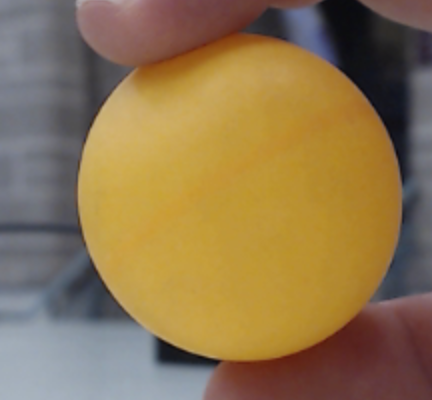
#> input picture src/ComputerVision/ball.png, 432 x 400 px, given in place of one.mp4, which was not available
$ python cvideo.py
#> lines starting #> are read from the running program, lines starting #| are printed output that depends on the picture; after the words box and inside, x2 and y2 are one past the last pixel; in counts of white or black regions, pixels touching at a corner belong together; pictures that were not available may be replaced by others from this repository, and a replacement may not be noted
import cv2
from collections import deque
import numpy as np
import argparse
import sys, argparse, imutils
from imutils.video import WebcamVideoStream, FPS
import time;

ap = argparse.ArgumentParser();
ap.add_argument(
    "-b",
    "--buffer",
    type = int,
    default = 32,
	help = "max buffer size")
args = vars(ap.parse_args())

# define the lower and upper boundaries of the "green"
# ball in the HSV color space, then initialize the
# list of tracked points
Orange1Upper = (30,256,300)
Orange1Lower = (5,169,150)
OrangeLower = (0,145,200)
OrangeUpper = (30,200,300)

# global variables
BLUE = [255,0,0]
GREEN = [0,255,0]
RED = [0,0,255]
BORDERWIDTH = 5
roiPts = []
inputeMode = True

# up/down travel variables
minMax = -1
rising = False
init = False

# ball state FSM
fsm = 0 # 0 - initial fall, 1 - rise, 2 - out of frame

# detect mode, will exit on return (successful or not)
detect = False

pts = deque(maxlen = args["buffer"])
counter = 0
(dX, dY) = (0,0)

vs= cv2.VideoCapture("one.mp4")
roiBox = None
roiHist = None
frame = vs.read()
fr_count=0;
start =0;
frames = FPS().start()


while(True and not (fsm != 0 and detect)):
    if(fr_count==0):
        start=time.time()
    # grab the current frame
    (grab,frame) = vs.read()
#> frame is the input picture: shape (400, 432, 3); mean B, G, R 79.3, 117.9, 142.3
    img = vs.read()
    frame = imutils.resize(frame, width=700)
#> frame: shape (648, 700, 3)
    # resize the frame, blur it, and convert it to the HSV
    # color space
    hsv = cv2.cvtColor(frame, cv2.COLOR_BGR2HSV)
#> hsv: shape (648, 700, 3); mean H, S, V 56.8, 113.5, 147.2

    # construct a mask for the color "green", then perform
    # a series of dilations and erosions to remove any small
    # blobs left in the mask
    termination = (cv2.TERM_CRITERIA_EPS | cv2.TERM_CRITERIA_COUNT, 10, 1)
    mask = cv2.inRange(hsv, Orange1Lower, Orange1Upper)
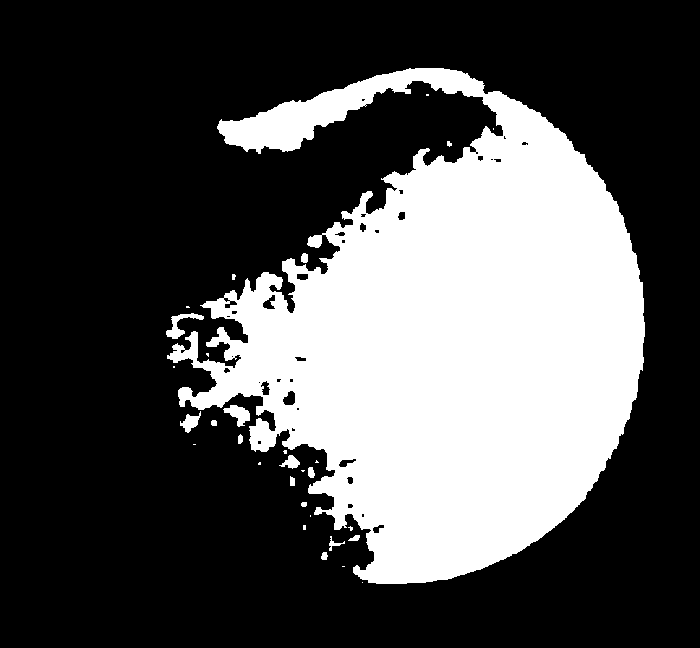
#> mask: shape (648, 700); 31.4% white; 31 white regions (15 under 20 px), largest, box (x1, y1, x2, y2) and area: (167, 68, 645, 584) 140634, (166, 313, 204, 339) 326, (223, 405, 250, 427) 310
    thresh = cv2.cvtColor(frame, cv2.COLOR_BGR2GRAY)
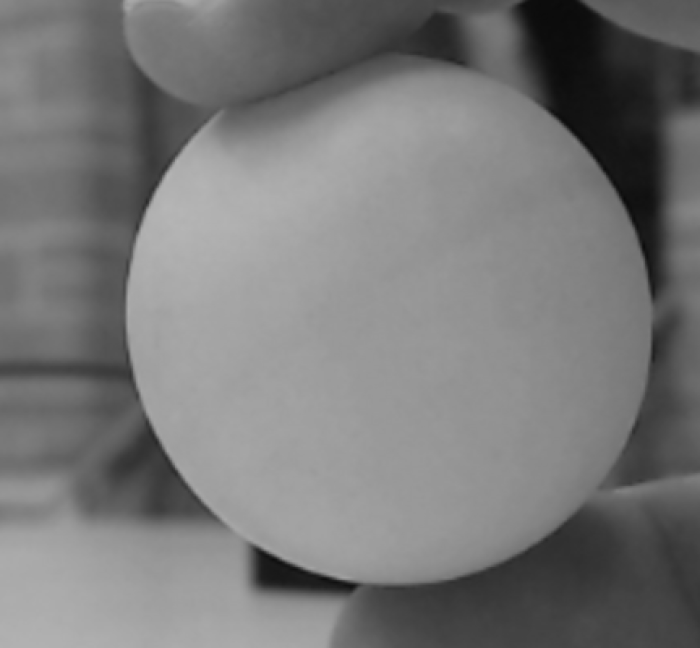
#> thresh: shape (648, 700); min 9, max 182, mean 120.8
    blurred = cv2.GaussianBlur(thresh, (9, 9), 0)

    mask = cv2.erode(mask, None, iterations=2)
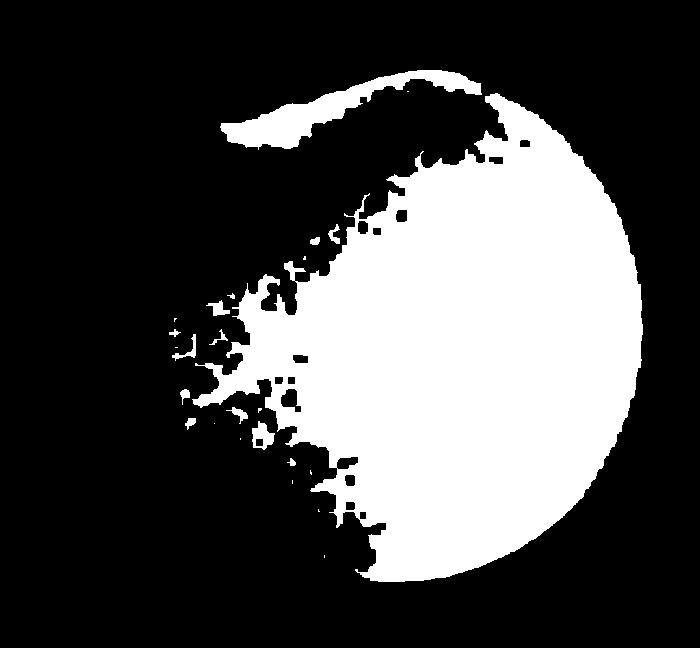
#> mask: shape (648, 700); 28.8% white; 25 white regions (11 under 20 px), largest, box (x1, y1, x2, y2) and area: (192, 93, 643, 582) 123418, (220, 70, 482, 150) 5596, (252, 421, 275, 450) 377
    mask = cv2.dilate(mask, None, iterations=2)
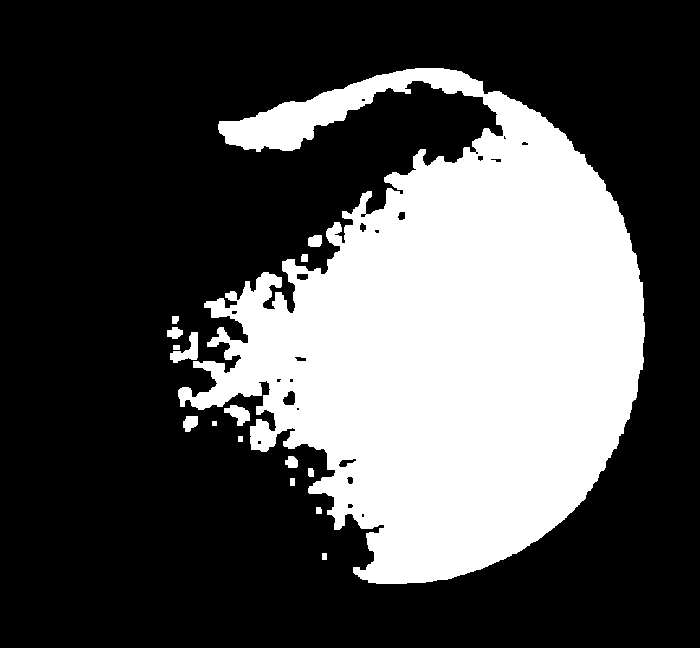
#> mask: shape (648, 700); 31.1% white; 16 white regions, largest, box (x1, y1, x2, y2) and area: (178, 68, 645, 584) 139457, (170, 332, 198, 363) 405, (224, 405, 250, 426) 305


    circles = cv2.HoughCircles(blurred, cv2.HOUGH_GRADIENT, 1, 2000, 25, 250, 10, 10)  # ret=[[Xpos,Ypos,Radius],...]
#> circles = [25, 0, 0, 0]

    if(circles is not None):
        ##mask = cv2.inRange(hsv, OrangeLower, OrangeUpper)
        ##mask = cv2.erode(mask, None, iterations=2)
        ##mask = cv2.dilate(mask, None, iterations=2)
        circles = np.uint16(np.around(circles))

        for i in circles[0, :]:
            # draw the outer circle
#> (the run stopped early here; a loop or call above may not have finished)
